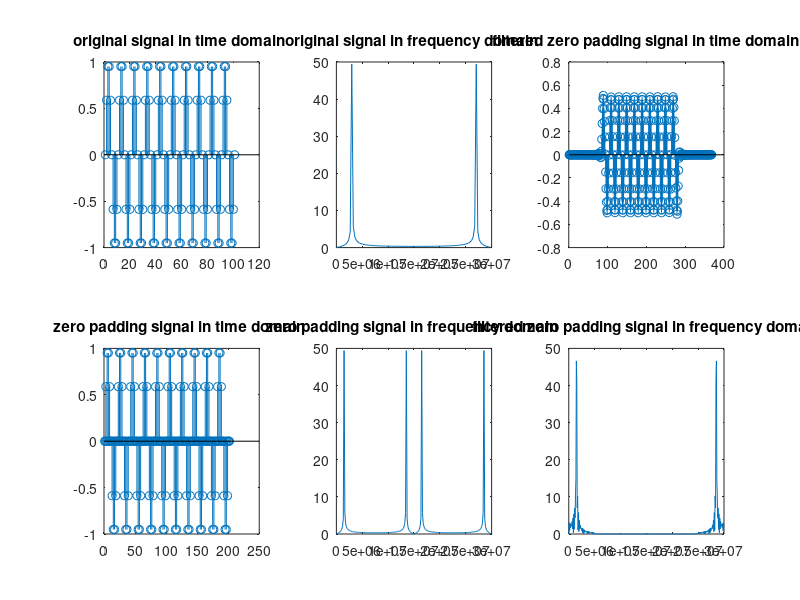

Here is the MATLAB script that generated this plot:
# insert signal 
f = 3000000;
fs = 30000000;

n = 0 : (1/fs) : 10/f;

y1 = sin(2 * pi * f * n);

figure(1)
subplot(231);
stem(y1);
title("original signal in time domain ");

y2 = zeros(1, length(y1) * 2);
y2(1:2:end) = y1;

subplot(234);
stem(y2)
title("zero padding signal in time domain ");

k1 = [0: length(y1)-1]* fs / length(y1);
subplot(232)
plot(k1, abs(fft(y1)));
title("original signal in frequency domain ");


k2 = [0: length(y2)-1]* fs / length(y2);
subplot(235)
plot(k2, abs(fft(y2)));
title("zero padding signal in frequency domain ");


N = -83 : 83;

h = 0.333 * sinc(0.333 * N);
w = hamming(length(N));
H = h .* w';

%figure(2)
%freqz(H,1);

subplot(233)



result = conv(y2, H);
k3 = [0 : length(result)-1] * (fs) / length(result);

subplot(233)
stem(result);
title("filtered zero padding signal in time domain");

subplot(236)
plot(k3, abs(fft(result)));
title("filtered zero padding signal in frequency domain");

%y2 = zeros(1,length(x)*2);
%y2(1:2:end) = x;
%stem(y2)



